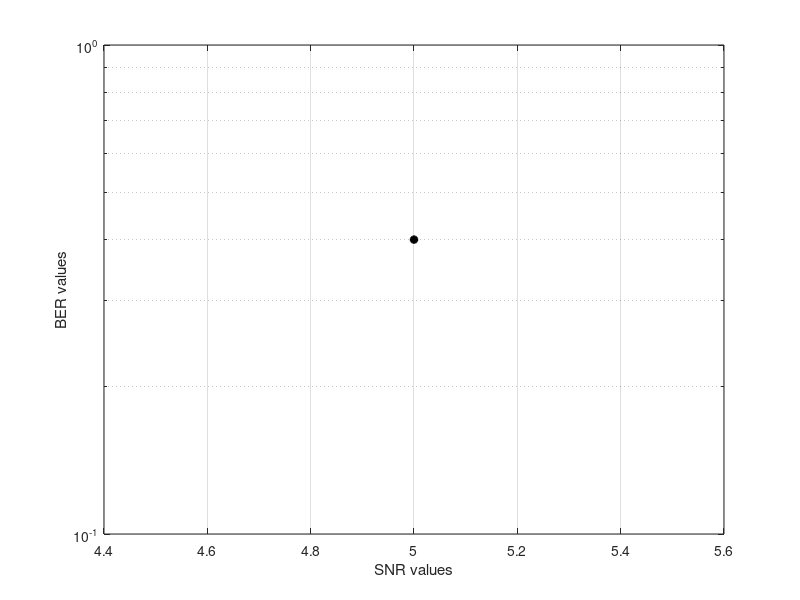

This figure's MATLAB source:
clc;
clf;
clear all; close all;

%C
disp('Third part of lab exercise')
SNR = input('Give SNR values (in dB):\n');   % SNR VALUE
antennas = input('Give number of antennas:\n');
bit_length = input('Give the number of bits the signal must have:\n');

T=10;
BER=[];

ip=rand(1,bit_length)>0.5;                  % generating 0,1 with equal probability
x=2*ip-1;
OVERSAMPLING = 1; 
upsampled_x = upsample(x,OVERSAMPLING);

%Normalizing the pulse shape to have unit energy
 
pt = [ones(1,OVERSAMPLING) 0 0 0 0 0 0]/sqrt(OVERSAMPLING);
 
%Impulse response of a rectangular pulse, convolving the oversampled input with rectangular pulse
%The output of the convolution operation will be in the transmitter side
 
output_of_rect_filter = conv(upsampled_x,pt);
 
% figure(1)
% subplot(4,1,1)
% stem(output_of_rect_filter);
% title('Output of Rectangular Filter at Tx side')
% xlabel('Samples')
% ylabel('Amplitude')

for k=1:length(SNR)
     for kk=1:antennas

        %The output of an h channel
        h(:,kk)=0.5*rand(1,length(output_of_rect_filter));
        
        %Making the values of h be the same for every 10 elements
        h_count=0;
        flag=0;
        temp_h=h(1,kk);
        for w=1:length(output_of_rect_filter)
            if(flag==1)
                temp_h=h(w,kk);
                flag=0;
            end
            h(w,kk)=temp_h;
            if (rem(w,T)==0)
                flag=1;
            end
        end
        
        output_of_rayleigh_channel(kk,:) = (h(:,kk)').*output_of_rect_filter;

        %Adding noise to the signal due to AWGN channel

        noised_output_of_rect_filter(kk,:) = awgn(complex(output_of_rayleigh_channel(kk,:)),SNR(k));

%         figure(1)
%         subplot(4,1,2,'replace')
%         stem(noised_output_of_rect_filter(kk,:));
%         title('Output of Rectangular signal with noise travveling through the channel')
%         xlabel('Samples')
%         ylabel('Amplitude')

        %Plotting the signal without equalization
%         figure(2)
%         subplot(2,1,1,'replace')
%         stem(noised_output_of_rect_filter(kk,:))
%         title('Unequalized signal')
%         xlabel('Samples')
%         ylabel('Amplitude')

        %Equalizing the signal
        equalized_signal(kk,:)=(conj(h(:,kk).*noised_output_of_rect_filter(kk,:)')./sqrt(norm(h,2)));

        %Plotting the signal with equalization
%         figure(2)
%         subplot(2,1,2,'replace')
%         stem(equalized_signal(kk,:))
%         title('Equalized signal')
%         xlabel('Samples')
%         ylabel('Amplitude')
    end

    %MRC
    col = size(equalized_signal,2);
    a = conj(h)/sqrt(norm(h(kk),2));
    for c=1:col
        yMRC(c) = a(c,:)*equalized_signal(:,c);
    end
    %Receiver side; Using a matched filter (that is matched to the rect pulse in the transmitter)

    yy = conv(yMRC,pt);

%     figure(1)
%     subplot(4,1,3,'replace')
%     stem(yy)
%     title('Matched filter output at Rx side')
%     xlabel('Samples')
%     ylabel('Amplitude')

    %Downsampling by 4, since the actual value of the output is shifted to 4th sample

    y_down = downsample(yy,OVERSAMPLING,OVERSAMPLING-1);

%     figure(1)
%     subplot(4,1,4,'replace')
%     stem(y_down);
%     title('Downsampled output');
%     xlabel('Samples');
%     ylabel('Amplitude');

    %scatterplot values for one h
    
    values=[noised_output_of_rect_filter(1) equalized_signal(1)];
%     figure(3)
%     scatterplot(values)
%     title(['Rotation where h=', num2str(h(1))]);
%     xlabel('Re');
%     ylabel('Im');
% 
%     disp(['SNR = ', num2str(SNR(k))])
%     disp('Press enter to see the graph for the next SNR value you entered')
%     pause;

    for j = 1:bit_length                        % trying to find the true value of y
        if y_down(j)>0
            temp(j) = 1;                    
        else
            temp(j) = 0;
        end
    end
    
    [number,ratio] = biterr(ip,temp);
    BER = [BER ratio];                 % appends the new BER value for SNR(k) in the end of the list of all BERs
%     disp(['ratio for this is ', num2str(ratio)]);
end

%C

%Plot BER for k number of antenas
% disp('Press enter to see BER graph for ', num2str(k),'the next SNR value you entered')

title('BER GRAPH');
semilogy(SNR,BER,'k*-','linewidth',2);
hold on
grid on
xlabel('SNR values')
ylabel('BER values')
 
    
